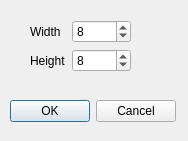
<?xml version="1.0" encoding="UTF-8"?>
<ui version="4.0">
 <class>Dialog</class>
 <widget class="QDialog" name="Dialog">
  <property name="windowModality">
   <enum>Qt::WindowModal</enum>
  </property>
  <property name="geometry">
   <rect>
    <x>0</x>
    <y>0</y>
    <width>188</width>
    <height>141</height>
   </rect>
  </property>
  <property name="windowTitle">
   <string>New Song</string>
  </property>
  <widget class="QDialogButtonBox" name="buttonBox">
   <property name="geometry">
    <rect>
     <x>10</x>
     <y>100</y>
     <width>166</width>
     <height>23</height>
    </rect>
   </property>
   <property name="orientation">
    <enum>Qt::Horizontal</enum>
   </property>
   <property name="standardButtons">
    <set>QDialogButtonBox::Cancel|QDialogButtonBox::Ok</set>
   </property>
  </widget>
  <widget class="QWidget" name="formLayoutWidget">
   <property name="geometry">
    <rect>
     <x>30</x>
     <y>20</y>
     <width>101</width>
     <height>61</height>
    </rect>
   </property>
   <layout class="QFormLayout" name="formLayout">
    <item row="0" column="0">
     <widget class="QLabel" name="label">
      <property name="text">
       <string>Width</string>
      </property>
     </widget>
    </item>
    <item row="1" column="0">
     <widget class="QLabel" name="label_2">
      <property name="text">
       <string>Height</string>
      </property>
     </widget>
    </item>
    <item row="0" column="1">
     <widget class="QSpinBox" name="widthSpinBox">
      <property name="maximum">
       <number>16</number>
      </property>
      <property name="value">
       <number>8</number>
      </property>
     </widget>
    </item>
    <item row="1" column="1">
     <widget class="QSpinBox" name="heightSpinBox">
      <property name="maximum">
       <number>16</number>
      </property>
      <property name="value">
       <number>8</number>
      </property>
     </widget>
    </item>
   </layout>
  </widget>
 </widget>
 <resources/>
 <connections>
  <connection>
   <sender>buttonBox</sender>
   <signal>accepted()</signal>
   <receiver>Dialog</receiver>
   <slot>accept()</slot>
   <hints>
    <hint type="sourcelabel">
     <x>248</x>
     <y>254</y>
    </hint>
    <hint type="destinationlabel">
     <x>157</x>
     <y>274</y>
    </hint>
   </hints>
  </connection>
  <connection>
   <sender>buttonBox</sender>
   <signal>rejected()</signal>
   <receiver>Dialog</receiver>
   <slot>reject()</slot>
   <hints>
    <hint type="sourcelabel">
     <x>316</x>
     <y>260</y>
    </hint>
    <hint type="destinationlabel">
     <x>286</x>
     <y>274</y>
    </hint>
   </hints>
  </connection>
 </connections>
</ui>
